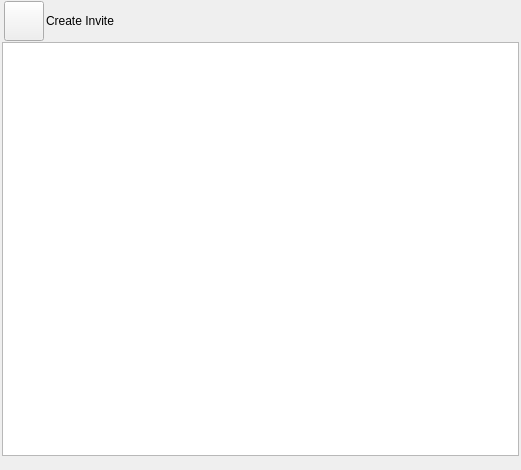
<?xml version="1.0" encoding="UTF-8"?>
<ui version="4.0">
 <class>SessionWidgetUi</class>
 <widget class="QWidget" name="SessionWidgetUi">
  <property name="geometry">
   <rect>
    <x>0</x>
    <y>0</y>
    <width>521</width>
    <height>470</height>
   </rect>
  </property>
  <property name="sizePolicy">
   <sizepolicy hsizetype="Expanding" vsizetype="Expanding">
    <horstretch>0</horstretch>
    <verstretch>0</verstretch>
   </sizepolicy>
  </property>
  <property name="windowTitle">
   <string>Form</string>
  </property>
  <layout class="QVBoxLayout" name="verticalLayout">
   <property name="spacing">
    <number>0</number>
   </property>
   <property name="leftMargin">
    <number>2</number>
   </property>
   <property name="topMargin">
    <number>0</number>
   </property>
   <property name="rightMargin">
    <number>2</number>
   </property>
   <property name="bottomMargin">
    <number>0</number>
   </property>
   <item>
    <widget class="QFrame" name="m_CreateInviteFrame">
     <layout class="QHBoxLayout" name="horizontalLayout_11">
      <property name="spacing">
       <number>2</number>
      </property>
      <property name="leftMargin">
       <number>2</number>
      </property>
      <property name="topMargin">
       <number>1</number>
      </property>
      <property name="rightMargin">
       <number>2</number>
      </property>
      <property name="bottomMargin">
       <number>1</number>
      </property>
      <item>
       <widget class="VxPushButton" name="m_CreateInviteButton">
        <property name="sizePolicy">
         <sizepolicy hsizetype="Fixed" vsizetype="Fixed">
          <horstretch>0</horstretch>
          <verstretch>0</verstretch>
         </sizepolicy>
        </property>
        <property name="minimumSize">
         <size>
          <width>40</width>
          <height>40</height>
         </size>
        </property>
        <property name="text">
         <string notr="true"/>
        </property>
       </widget>
      </item>
      <item>
       <widget class="QLabel" name="m_CreateInviteLabel">
        <property name="sizePolicy">
         <sizepolicy hsizetype="Preferred" vsizetype="Ignored">
          <horstretch>0</horstretch>
          <verstretch>0</verstretch>
         </sizepolicy>
        </property>
        <property name="text">
         <string>Create Invite</string>
        </property>
       </widget>
      </item>
      <item>
       <spacer name="horizontalSpacer_8">
        <property name="orientation">
         <enum>Qt::Orientation::Horizontal</enum>
        </property>
        <property name="sizeHint" stdset="0">
         <size>
          <width>40</width>
          <height>20</height>
         </size>
        </property>
       </spacer>
      </item>
     </layout>
    </widget>
   </item>
   <item>
    <widget class="HistoryListWidget" name="m_HistoryList">
     <property name="sizePolicy">
      <sizepolicy hsizetype="Expanding" vsizetype="Expanding">
       <horstretch>0</horstretch>
       <verstretch>0</verstretch>
      </sizepolicy>
     </property>
    </widget>
   </item>
   <item>
    <widget class="ChatEntryWidget" name="m_ChatEntry" native="true">
     <property name="sizePolicy">
      <sizepolicy hsizetype="Expanding" vsizetype="Preferred">
       <horstretch>0</horstretch>
       <verstretch>0</verstretch>
      </sizepolicy>
     </property>
     <property name="minimumSize">
      <size>
       <width>0</width>
       <height>0</height>
      </size>
     </property>
    </widget>
   </item>
   <item>
    <widget class="QLabel" name="m_StatusLabel">
     <property name="sizePolicy">
      <sizepolicy hsizetype="Expanding" vsizetype="Preferred">
       <horstretch>0</horstretch>
       <verstretch>0</verstretch>
      </sizepolicy>
     </property>
     <property name="text">
      <string/>
     </property>
    </widget>
   </item>
  </layout>
 </widget>
 <customwidgets>
  <customwidget>
   <class>VxPushButton</class>
   <extends>QPushButton</extends>
   <header location="global">VxPushButton.h</header>
  </customwidget>
  <customwidget>
   <class>ChatEntryWidget</class>
   <extends>QWidget</extends>
   <header>ChatEntryWidget.h</header>
   <container>1</container>
  </customwidget>
  <customwidget>
   <class>HistoryListWidget</class>
   <extends>QListWidget</extends>
   <header>HistoryListWidget.h</header>
  </customwidget>
 </customwidgets>
 <resources/>
 <connections/>
</ui>
